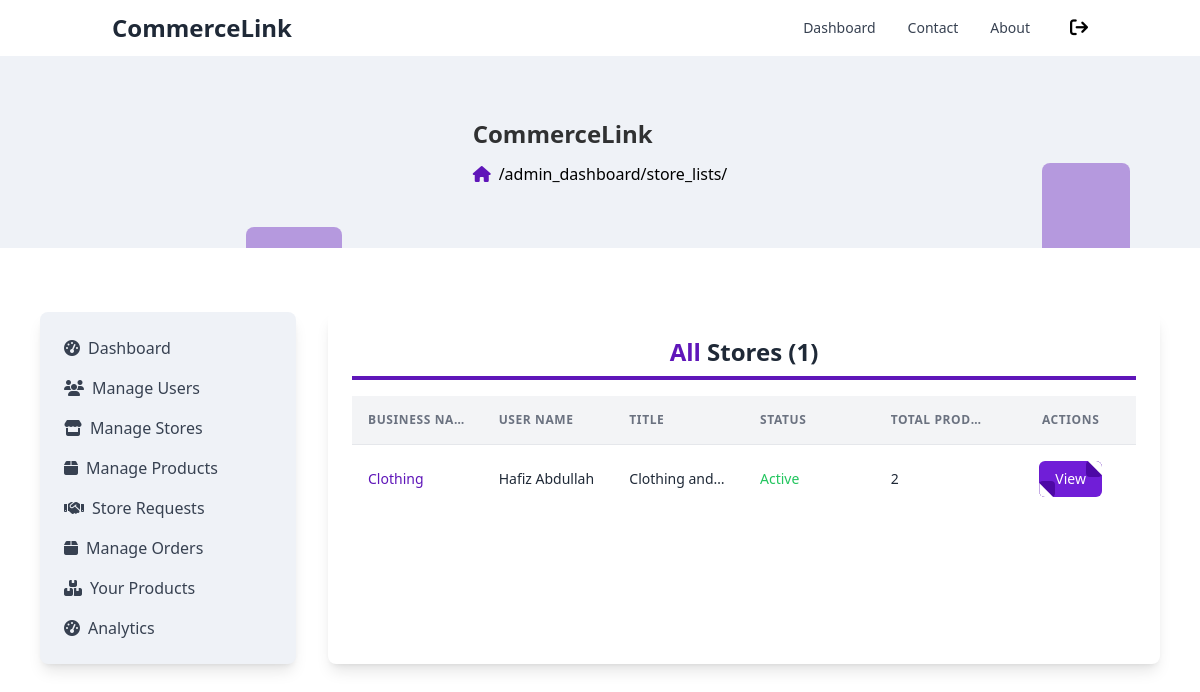
The app's page /admin_dashboard/store_lists/ (signed in) with its own data.
### user_accounts/models.py (models this page shows, shortened)
class Store(models.Model):
    user                    = models.ForeignKey(CustomUser, on_delete=models.CASCADE)
    bussines_name           = models.CharField(max_length=255)
    title                   = models.CharField(max_length=255)
    status                  = models.BooleanField(default=False)
    requested_at            = models.DateTimeField(auto_now_add=True)
    verified_at             = models.DateTimeField(auto_now_add=True)
    image                   = models.ImageField(upload_to="store/", default="", blank=True, null=True)
    is_active               = models.BooleanField(default=True)

class CustomUser(AbstractUser):
    username                = None
    name                    = models.CharField(max_length=255)
    email                   = models.EmailField(max_length=255, unique=True)
    is_verified             = models.BooleanField(default=False, blank=True)
    email_token             = models.CharField(max_length=200)
    is_banned               = models.BooleanField(default=False, blank=True)
    ROLE_CHOICES = [
        ('admin', 'Admin'),
        ('seller', 'Seller'),
        ('buyer', 'Buyer')
    ]
    role                    = models.CharField(max_length=10, default='buyer')
    USERNAME_FIELD = 'email'
    REQUIRED_FIELDS = ['name']
    objects = MyAccountManager()

### marketplace/decorators.py (the view)
        @user_passes_test(lambda u: u.is_authenticated and u.role == role, login_url='/login/')
        def _wrapped_view(request, *args, **kwargs):
            if request.user.is_authenticated and request.user.role == role:
                return view_func(request, *args, **kwargs)
            else:
                return redirect('login')

### admin_dashboard/views.py (called while the page is built)
@role_required("admin")
def store_lists(request):
    path = request.path
    product_count_subquery = Product.objects.filter(
        author=OuterRef('user')  # Assuming 'author' in Product is the ForeignKey to User
    ).values('author').annotate(
        total_products=Count('id')
    ).values('total_products')
    stores = Store.objects.annotate(
        total_products=Subquery(product_count_subquery)
    )
    context = {'stores': stores, 'path': path}
    return render(request, "admin_dashboard/store_lists.html", context)

### products/context_processors.py (called while the page is built)
def cart_summary(request):
    cart = request.session.get('cart', {})
    total_quantity = sum(cart.values())
    return {'cart_qty': total_quantity}

def store_context(request):
    store = None
    if request.user.is_authenticated:
        user = request.user
        if user.role == 'seller':
            try:
                store = Store.objects.get(user=user)
            except Store.DoesNotExist:
                store = None
    return {'store': store}

### admin_dashboard/templates/admin_dashboard/store_lists.html (shortened to what this page needs)
{% extends 'main_base.html' %}
{% block maincontent %}
<div class="w-full">
    <h1 class="text-2xl font-bold text-center text-gray-800 border-b-4 border-[#5F16B9] pb-2 mb-4">
        <span class="capitalize text-[#5F16B9]">All</span> Stores ({{ stores|length }})
    </h1>
    <div class="font-sans overflow-x-auto">
        {% if stores %}
        <table class="min-w-full divide-y divide-gray-200">
            <thead class="bg-gray-100 whitespace-nowrap">
                <tr>
                    <th
                        class="truncate px-4 py-4 text-left text-xs font-semibold text-gray-500 uppercase tracking-wider">
                        Business Name
                    </th>
                    <th
                        class="truncate px-4 py-4 text-left text-xs font-semibold text-gray-500 uppercase tracking-wider">
                        User Name
                    </th>
                    <th
                        class="truncate px-4 py-4 text-left text-xs font-semibold text-gray-500 uppercase tracking-wider">
                        Title
                    </th>
                    <th
                        class="truncate px-4 py-4 text-left text-xs font-semibold text-gray-500 uppercase tracking-wider">
                        Status
                    </th>
                    <th
                        class="truncate px-4 py-4 text-left text-xs font-semibold text-gray-500 uppercase tracking-wider">
                        Total Products
                    </th>
                    <th
                        class="truncate px-4 py-4 text-center text-xs font-semibold text-gray-500 uppercase tracking-wider">
                        Actions
                    </th>
                </tr>
            </thead>
            <tbody class="bg-white divide-y divide-gray-200 whitespace-nowrap">
                {% for store in stores %}
                <tr id="user-{{ user.id }}">
                    <td class="truncate px-4 py-4 text-sm text-[#5F16B9]">
                        {{store.bussines_name}}
                    </td>
                    <td class="truncate px-4 py-4 text-sm text-gray-800 capitalize">
                        {{store.user.name}}
                    </td>
                    <td class="truncate px-4 py-4 text-sm text-gray-800">
                        {{store.title}}
                    </td>
                    <td class="truncate px-4 py-4 text-sm text-gray-800">
                        {%if store.is_active %}
                        <span class="text-green-500">Active</span>
                        {% else %}
                        <span class="text-red-500">Deactivate</span>
                        {% endif %}
                    </td>
                    <td class="truncate px-4 py-4 text-sm text-gray-800">
                        {{store.total_products}}
                    </td>
                    <td class="flex justify-center items-center gap-3 px-4 py-4 text-sm text-gray-800">
                        <a href="{% url 'view_store' store_id=store.id %}">
                            <button
                                class="relative flex items-center px-4 py-2 overflow-hidden font-medium transition-all bg-[#701ED7] rounded-md group">
                                <span
                                    class="absolute top-0 right-0 inline-block w-4 h-4 transition-all duration-500 ease-in-out bg-[#4D08A5] rounded group-hover:-mr-4 group-hover:-mt-4">
                                    <span
                                        class="absolute top-0 right-0 w-5 h-5 rotate-45 translate-x-1/2 -translate-y-1/2 bg-white"></span>
                                </span>
                                <span
                                    class="absolute bottom-0 rotate-180 left-0 inline-block w-4 h-4 transition-all duration-500 ease-in-out bg-[#4D08A5] rounded group-hover:-ml-4 group-hover:-mb-4">
                                    <span
                                        class="absolute top-0 right-0 w-5 h-5 rotate-45 translate-x-1/2 -translate-y-1/2 bg-white"></span>
                                </span>
                                <span
                                    class="relative w-full text-left text-white transition-colors duration-200 ease-in-out group-hover:text-white">View</span>
                            </button>
                        </a>
                    </td>
                </tr>
                {% endfor %}
            </tbody>
        </table>
        {% else %}
        <p>No Store Registered.</p>
        {% endif %}
    </div>
</div>
{% endblock %}

### admin_dashboard/templates/admin_dashboard/store_lists.html (style rules this page uses)
table { table-layout: fixed; width: 100%; }

### records on screen
Store: bussines_name "Clothing", user.name "Hafiz Abdullah", title "Clothing and…", is_active "Active", total_products "2"

### other values on screen
{{ path }} "/admin_dashboard/store_lists/"
{{ stores|length }} "1"
